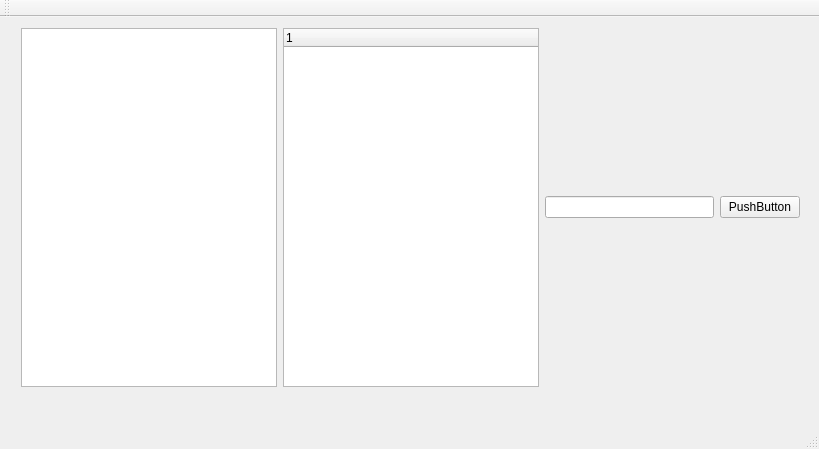
<?xml version="1.0" encoding="UTF-8"?>
<ui version="4.0">
 <class>MainWindow</class>
 <widget class="QMainWindow" name="MainWindow">
  <property name="geometry">
   <rect>
    <x>0</x>
    <y>0</y>
    <width>819</width>
    <height>449</height>
   </rect>
  </property>
  <property name="windowTitle">
   <string>MainWindow</string>
  </property>
  <widget class="QWidget" name="centralWidget">
   <widget class="QWidget" name="layoutWidget">
    <property name="geometry">
     <rect>
      <x>10</x>
      <y>0</y>
      <width>801</width>
      <height>381</height>
     </rect>
    </property>
    <layout class="QHBoxLayout" name="horizontalLayout">
     <item>
      <widget class="QTreeView" name="treeView">
       <property name="styleSheet">
        <string notr="true"/>
       </property>
      </widget>
     </item>
     <item>
      <widget class="QTreeWidget" name="treeWidget">
       <column>
        <property name="text">
         <string notr="true">1</string>
        </property>
       </column>
      </widget>
     </item>
     <item>
      <widget class="QLineEdit" name="lineEdit"/>
     </item>
     <item>
      <widget class="QPushButton" name="pushButton">
       <property name="text">
        <string>PushButton</string>
       </property>
      </widget>
     </item>
    </layout>
   </widget>
  </widget>
  <widget class="QMenuBar" name="menuBar">
   <property name="geometry">
    <rect>
     <x>0</x>
     <y>0</y>
     <width>819</width>
     <height>22</height>
    </rect>
   </property>
  </widget>
  <widget class="QToolBar" name="mainToolBar">
   <attribute name="toolBarArea">
    <enum>TopToolBarArea</enum>
   </attribute>
   <attribute name="toolBarBreak">
    <bool>false</bool>
   </attribute>
  </widget>
  <widget class="QStatusBar" name="statusBar"/>
 </widget>
 <layoutdefault spacing="6" margin="11"/>
 <resources/>
 <connections/>
</ui>
